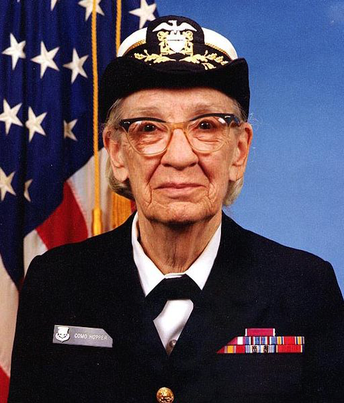
#> input picture APImageFilters/Images/gracehopper.png, 344 x 403 px, shrunk from 512 x 600 before the run
$ jupyter execute check.ipynb
#> lines starting #> are read from the running program, lines starting #| are printed output that depends on the picture; pictures that were not available may be replaced by others from this repository, and a replacement may not be noted
[cell 1]
from PIL import Image
import matplotlib.pyplot as plt

# Specify image paths
input_image_path = "Images/gracehopper.png"
output_image_path = "output.png"
hsl_image_path = "output_hsl.png"
hsv_image_path = "output_hsv.png"

# Load images and convert to grayscale
input_img = Image.open(input_image_path).convert("L")
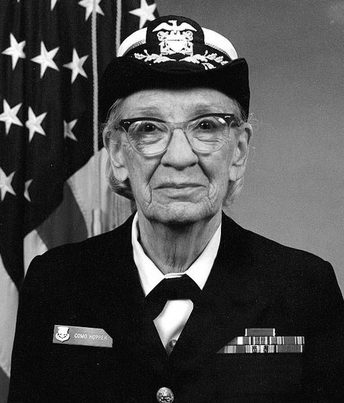
#> input_img: PIL image 344x403 L; min 0, max 255, mean 73.8
output_img = Image.open(output_image_path).convert("L")
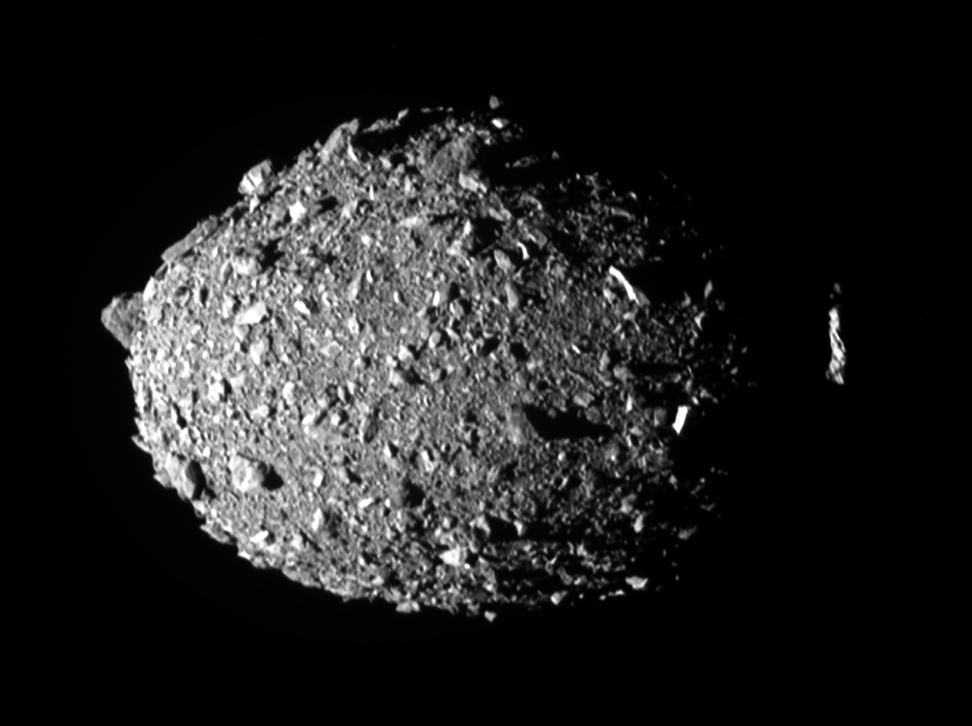
#> input picture APImageFilters/Images/dimorphos.png, 972 x 726 px, shrunk from 1446 x 1080 before the run, given in place of output.png, which was not available
#> output_img is the input picture: PIL image 972x726 L; min 0, max 255, mean 32.7
hsl_image = Image.open(hsl_image_path).convert("L")
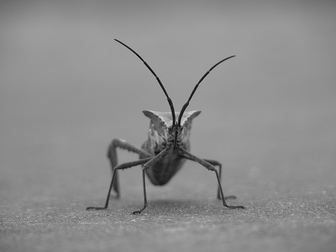
#> input picture APImageFilters/Images/stinkbug.png, 336 x 252 px, shrunk from 500 x 375 before the run, given in place of output_hsl.png, which was not available
#> hsl_image is the input picture: PIL image 336x252 L; min 2, max 211, mean 140.5
hsv_image = Image.open(hsv_image_path).convert("L")

# Get histogram data
input_hist = input_img.histogram()
#> input_hist = 256 values, max 4972 at index 11, min 58 at index 218, mean 541.5
output_hist = output_img.histogram()
#> output_hist = 256 values, max 326341 at index 0, min 168 at index 250, mean 2756.5
hsl_hist = hsl_image.histogram()
#> hsl_hist = 256 values, max 4157 at index 150, min 0 at index 0, mean 330.8
hsv_hist = hsv_image.histogram()
#> hsv_hist has the same summary as hsl_hist

# Create a 2x2 subplot grid
fig, axes = plt.subplots(2, 2, figsize=(14, 10))

# Plot histograms
axes[0, 0].bar(range(256), input_hist, color='gray', width=1.0)
axes[0, 0].set_title("Original Image Histogram")
axes[0, 0].set_xlabel("Pixel Intensity")
axes[0, 0].set_ylabel("Frequency")
axes[0, 0].set_xlim([0, 255])

axes[0, 1].bar(range(256), output_hist, color='gray', width=1.0)
axes[0, 1].set_title("Standard Output Histogram")
axes[0, 1].set_xlabel("Pixel Intensity")
axes[0, 1].set_ylabel("Frequency")
axes[0, 1].set_xlim([0, 255])

axes[1, 0].bar(range(256), hsl_hist, color='gray', width=1.0)
axes[1, 0].set_title("HSL Luminance Equalization Histogram")
axes[1, 0].set_xlabel("Pixel Intensity")
axes[1, 0].set_ylabel("Frequency")
axes[1, 0].set_xlim([0, 255])

axes[1, 1].bar(range(256), hsv_hist, color='gray', width=1.0)
axes[1, 1].set_title("HSV Value Equalization Histogram")
axes[1, 1].set_xlabel("Pixel Intensity")
axes[1, 1].set_ylabel("Frequency")
axes[1, 1].set_xlim([0, 255])

plt.tight_layout()
plt.show()
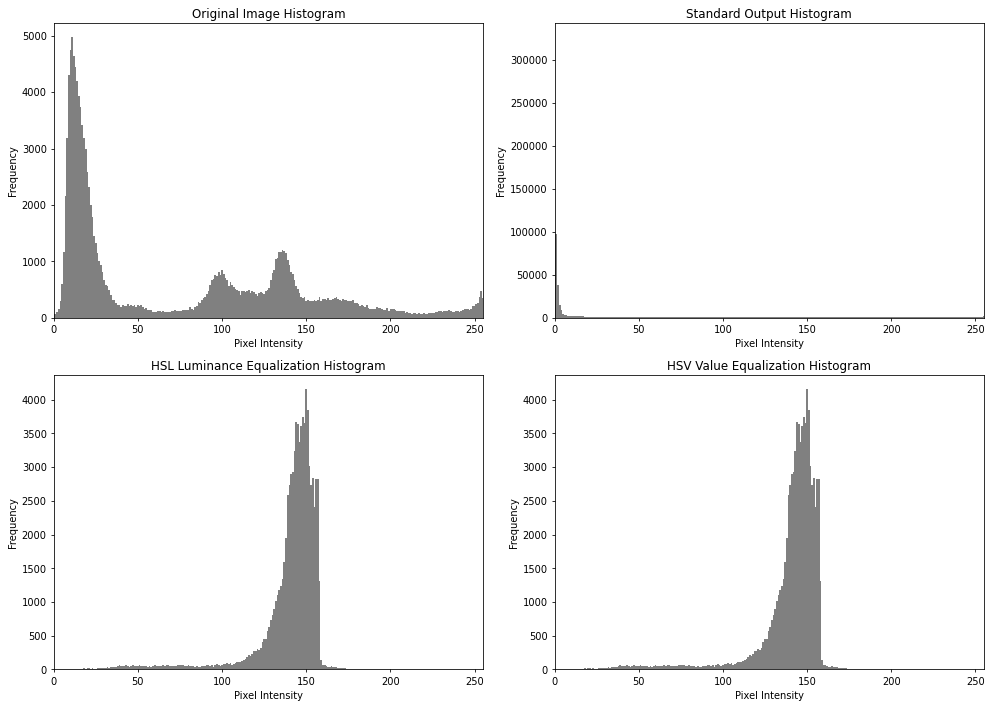
#> figure drawn by matplotlib, 4 panels; panel 1: tallest bar 4972 high, from x = 10.5 to 11.5; panel 2: tallest bar 326341 high, from x = -0.5 to 0.5; panel 3: tallest bar 4157 high, from x = 149.5 to 150.5; panel 4: tallest bar 4157 high, from x = 149.5 to 150.5
